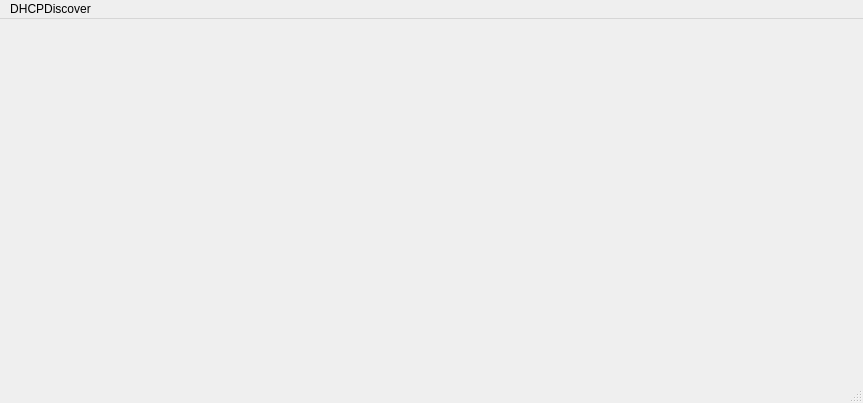
<?xml version="1.0" encoding="UTF-8"?>
<ui version="4.0">
 <class>DHCPRequest</class>
 <widget class="QMainWindow" name="DHCPRequest">
  <property name="geometry">
   <rect>
    <x>0</x>
    <y>0</y>
    <width>863</width>
    <height>403</height>
   </rect>
  </property>
  <property name="windowTitle">
   <string>MainWindow</string>
  </property>
  <widget class="QWidget" name="centralwidget"/>
  <widget class="QMenuBar" name="menubar">
   <property name="geometry">
    <rect>
     <x>0</x>
     <y>0</y>
     <width>863</width>
     <height>26</height>
    </rect>
   </property>
   <widget class="QMenu" name="menuDHCPDiscover">
    <property name="title">
     <string>DHCPDiscover</string>
    </property>
   </widget>
   <addaction name="menuDHCPDiscover"/>
  </widget>
  <widget class="QStatusBar" name="statusbar"/>
 </widget>
 <resources/>
 <connections/>
</ui>
